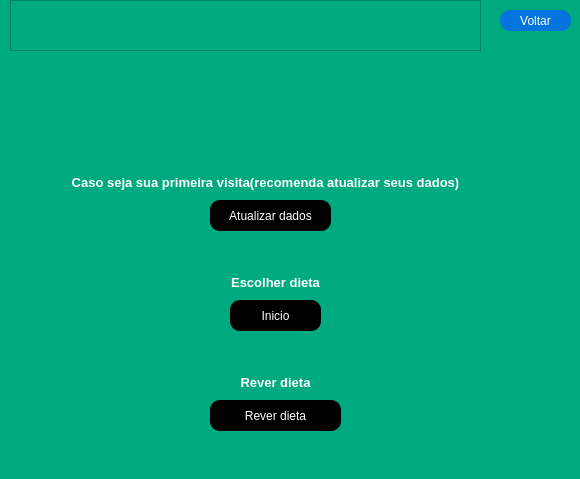
<?xml version="1.0" encoding="UTF-8"?>
<ui version="4.0">
 <class>MainWindow</class>
 <widget class="QMainWindow" name="MainWindow">
  <property name="geometry">
   <rect>
    <x>0</x>
    <y>0</y>
    <width>580</width>
    <height>479</height>
   </rect>
  </property>
  <property name="windowTitle">
   <string>MainWindow</string>
  </property>
  <property name="styleSheet">
   <string notr="true">background-color: rgb(0, 170, 127);</string>
  </property>
  <widget class="QWidget" name="centralwidget">
   <widget class="QLabel" name="label">
    <property name="geometry">
     <rect>
      <x>70</x>
      <y>-50</y>
      <width>401</width>
      <height>211</height>
     </rect>
    </property>
    <property name="styleSheet">
     <string notr="true">color: rgb(255, 255, 255);</string>
    </property>
    <property name="text">
     <string/>
    </property>
    <property name="pixmap">
     <pixmap>Icons/welcome_PNG34.png</pixmap>
    </property>
    <property name="scaledContents">
     <bool>true</bool>
    </property>
   </widget>
   <widget class="QPushButton" name="btnLogout">
    <property name="geometry">
     <rect>
      <x>500</x>
      <y>10</y>
      <width>71</width>
      <height>21</height>
     </rect>
    </property>
    <property name="styleSheet">
     <string notr="true">font: 75 8pt &quot;MS Shell Dlg 2&quot;;
font: 8pt &quot;MV Boli&quot;;
color: rgb(255, 255, 255);
border-radius:10px;
background-color: rgb(5, 117, 221);</string>
    </property>
    <property name="text">
     <string>Voltar</string>
    </property>
   </widget>
   <widget class="QPushButton" name="btn_atualizaao_dados">
    <property name="geometry">
     <rect>
      <x>210</x>
      <y>200</y>
      <width>121</width>
      <height>31</height>
     </rect>
    </property>
    <property name="maximumSize">
     <size>
      <width>16777215</width>
      <height>16777215</height>
     </size>
    </property>
    <property name="styleSheet">
     <string notr="true">font: 12pt &quot;MS Shell Dlg 2&quot;;
font: 10pt &quot;MV Boli&quot;;
color: rgb(255, 255, 255);
background-color: rgb(0, 0, 0);
border-radius:10px;
</string>
    </property>
    <property name="text">
     <string>Atualizar dados</string>
    </property>
   </widget>
   <widget class="QLabel" name="label_2">
    <property name="geometry">
     <rect>
      <x>50</x>
      <y>170</y>
      <width>431</width>
      <height>25</height>
     </rect>
    </property>
    <property name="maximumSize">
     <size>
      <width>1600</width>
      <height>25</height>
     </size>
    </property>
    <property name="text">
     <string>&lt;html&gt;&lt;head/&gt;&lt;body&gt;&lt;p&gt;&lt;span style=&quot; font-size:10pt; font-weight:600; color:#ffffff;&quot;&gt;Caso seja sua primeira visita(recomenda atualizar seus dados)&lt;/span&gt;&lt;/p&gt;&lt;/body&gt;&lt;/html&gt;</string>
    </property>
    <property name="alignment">
     <set>Qt::AlignCenter</set>
    </property>
   </widget>
   <widget class="QPushButton" name="btn_inicio">
    <property name="geometry">
     <rect>
      <x>230</x>
      <y>300</y>
      <width>91</width>
      <height>31</height>
     </rect>
    </property>
    <property name="styleSheet">
     <string notr="true">font: 12pt &quot;MS Shell Dlg 2&quot;;
font: 10pt &quot;MV Boli&quot;;
color: rgb(255, 255, 255);
background-color: rgb(0, 0, 0);
border-radius:10px;
</string>
    </property>
    <property name="text">
     <string>Inicio</string>
    </property>
   </widget>
   <widget class="QPushButton" name="btn_rever">
    <property name="geometry">
     <rect>
      <x>210</x>
      <y>400</y>
      <width>131</width>
      <height>31</height>
     </rect>
    </property>
    <property name="styleSheet">
     <string notr="true">font: 12pt &quot;MS Shell Dlg 2&quot;;
font: 10pt &quot;MV Boli&quot;;
color: rgb(255, 255, 255);
background-color: rgb(0, 0, 0);
border-radius:10px;
</string>
    </property>
    <property name="text">
     <string>Rever dieta</string>
    </property>
   </widget>
   <widget class="QFrame" name="frame">
    <property name="geometry">
     <rect>
      <x>10</x>
      <y>0</y>
      <width>471</width>
      <height>51</height>
     </rect>
    </property>
    <property name="frameShape">
     <enum>QFrame::StyledPanel</enum>
    </property>
    <property name="frameShadow">
     <enum>QFrame::Raised</enum>
    </property>
   </widget>
   <widget class="QLabel" name="label_3">
    <property name="geometry">
     <rect>
      <x>220</x>
      <y>270</y>
      <width>111</width>
      <height>25</height>
     </rect>
    </property>
    <property name="maximumSize">
     <size>
      <width>1600</width>
      <height>25</height>
     </size>
    </property>
    <property name="text">
     <string>&lt;html&gt;&lt;head/&gt;&lt;body&gt;&lt;p&gt;&lt;span style=&quot; font-size:10pt; font-weight:600; color:#ffffff;&quot;&gt;Escolher dieta&lt;/span&gt;&lt;/p&gt;&lt;/body&gt;&lt;/html&gt;</string>
    </property>
    <property name="alignment">
     <set>Qt::AlignCenter</set>
    </property>
   </widget>
   <widget class="QLabel" name="label_4">
    <property name="geometry">
     <rect>
      <x>210</x>
      <y>370</y>
      <width>131</width>
      <height>25</height>
     </rect>
    </property>
    <property name="maximumSize">
     <size>
      <width>1600</width>
      <height>25</height>
     </size>
    </property>
    <property name="text">
     <string>&lt;html&gt;&lt;head/&gt;&lt;body&gt;&lt;p&gt;&lt;span style=&quot; font-size:10pt; font-weight:600; color:#ffffff;&quot;&gt;Rever dieta&lt;/span&gt;&lt;/p&gt;&lt;/body&gt;&lt;/html&gt;</string>
    </property>
    <property name="alignment">
     <set>Qt::AlignCenter</set>
    </property>
   </widget>
  </widget>
 </widget>
 <resources/>
 <connections/>
</ui>
